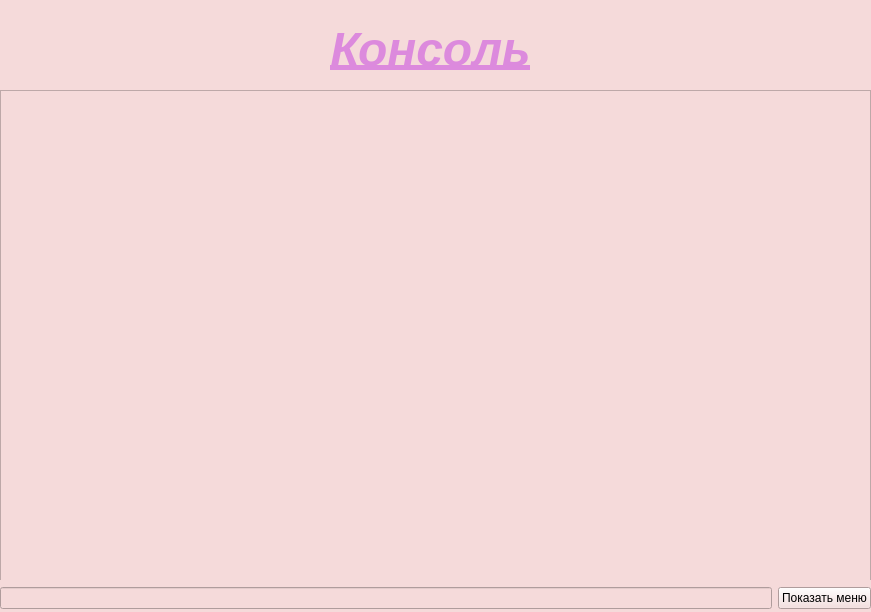
<?xml version="1.0" encoding="UTF-8"?>
<ui version="4.0">
 <class>MainWindow</class>
 <widget class="QMainWindow" name="MainWindow">
  <property name="geometry">
   <rect>
    <x>0</x>
    <y>0</y>
    <width>871</width>
    <height>612</height>
   </rect>
  </property>
  <property name="windowTitle">
   <string>MainWindow</string>
  </property>
  <property name="styleSheet">
   <string notr="true">background-color: rgb(245, 218, 218);
color: rgb(0, 0, 0);
font: 500 italic 14pt &quot;Ubuntu&quot;;</string>
  </property>
  <widget class="QWidget" name="centralwidget">
   <widget class="QTextEdit" name="textEdit">
    <property name="enabled">
     <bool>true</bool>
    </property>
    <property name="geometry">
     <rect>
      <x>0</x>
      <y>90</y>
      <width>871</width>
      <height>491</height>
     </rect>
    </property>
   </widget>
   <widget class="QLabel" name="label">
    <property name="geometry">
     <rect>
      <x>0</x>
      <y>9</y>
      <width>861</width>
      <height>81</height>
     </rect>
    </property>
    <property name="text">
     <string>&lt;html&gt;&lt;head/&gt;&lt;body&gt;&lt;p align=&quot;center&quot;&gt;&lt;span style=&quot; font-size:36pt; font-weight:700; font-style:italic; text-decoration: underline; color:#dc8add;&quot;&gt;Консоль&lt;/span&gt;&lt;/p&gt;&lt;/body&gt;&lt;/html&gt;</string>
    </property>
   </widget>
   <widget class="QWidget" name="layoutWidget">
    <property name="geometry">
     <rect>
      <x>0</x>
      <y>580</y>
      <width>871</width>
      <height>36</height>
     </rect>
    </property>
    <layout class="QHBoxLayout" name="horizontalLayout">
     <item>
      <widget class="QLineEdit" name="lineEdit"/>
     </item>
     <item>
      <widget class="QPushButton" name="pushButton">
       <property name="text">
        <string>Показать меню</string>
       </property>
      </widget>
     </item>
    </layout>
   </widget>
  </widget>
 </widget>
 <resources/>
 <connections/>
</ui>
